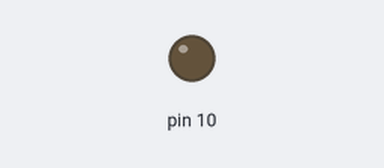
Bench run of a sketch on a simulated Arduino Uno, built with avr-gcc and run on an emulated ATmega328P. On the bench: output pins drawn as LEDs (lit = HIGH).

Above: at 0.15 s.
Timing chart, 0 to 1.6 s (numbered marks = the images above):
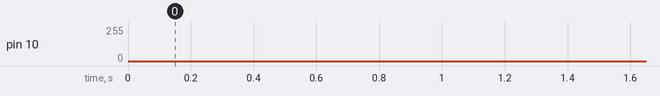

The sketch:

darse_23-1-2020.ino
```cpp
void setup() {
  pinMode(10,OUTPUT);
}

void loop() {
  for(int i=0;i<=255;i++){
    analogWrite(10,i);
    delay(1);
  }
  for(int i=255;i>=0;i--){
    analogWrite(10,i);
    delay(1);
  }
}
```
